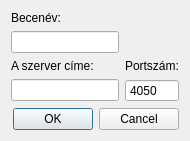
<?xml version="1.0" encoding="UTF-8"?>
<ui version="4.0">
 <class>ConnectToServerDialog</class>
 <widget class="QDialog" name="ConnectToServerDialog">
  <property name="windowModality">
   <enum>Qt::ApplicationModal</enum>
  </property>
  <property name="geometry">
   <rect>
    <x>0</x>
    <y>0</y>
    <width>324</width>
    <height>168</height>
   </rect>
  </property>
  <property name="windowTitle">
   <string>Csatlakozás...</string>
  </property>
  <property name="modal">
   <bool>true</bool>
  </property>
  <layout class="QVBoxLayout" name="verticalLayout">
   <property name="sizeConstraint">
    <enum>QLayout::SetFixedSize</enum>
   </property>
   <item>
    <layout class="QGridLayout" name="gridLayout">
     <item row="0" column="0">
      <widget class="QLabel" name="label">
       <property name="text">
        <string>Becenév:</string>
       </property>
      </widget>
     </item>
     <item row="1" column="0">
      <widget class="QLineEdit" name="nicknameField"/>
     </item>
     <item row="2" column="0">
      <widget class="QLabel" name="label_2">
       <property name="text">
        <string>A szerver címe:</string>
       </property>
      </widget>
     </item>
     <item row="2" column="1">
      <widget class="QLabel" name="label_3">
       <property name="text">
        <string>Portszám:</string>
       </property>
      </widget>
     </item>
     <item row="3" column="0">
      <widget class="QLineEdit" name="addressField">
       <property name="sizePolicy">
        <sizepolicy hsizetype="Expanding" vsizetype="Fixed">
         <horstretch>3</horstretch>
         <verstretch>0</verstretch>
        </sizepolicy>
       </property>
      </widget>
     </item>
     <item row="3" column="1">
      <widget class="QSpinBox" name="portField">
       <property name="sizePolicy">
        <sizepolicy hsizetype="Minimum" vsizetype="Fixed">
         <horstretch>1</horstretch>
         <verstretch>0</verstretch>
        </sizepolicy>
       </property>
       <property name="frame">
        <bool>true</bool>
       </property>
       <property name="buttonSymbols">
        <enum>QAbstractSpinBox::NoButtons</enum>
       </property>
       <property name="minimum">
        <number>1</number>
       </property>
       <property name="maximum">
        <number>65535</number>
       </property>
       <property name="value">
        <number>4050</number>
       </property>
      </widget>
     </item>
    </layout>
   </item>
   <item>
    <widget class="QDialogButtonBox" name="buttonBox">
     <property name="orientation">
      <enum>Qt::Horizontal</enum>
     </property>
     <property name="standardButtons">
      <set>QDialogButtonBox::Cancel|QDialogButtonBox::Ok</set>
     </property>
    </widget>
   </item>
  </layout>
 </widget>
 <resources/>
 <connections>
  <connection>
   <sender>buttonBox</sender>
   <signal>accepted()</signal>
   <receiver>ConnectToServerDialog</receiver>
   <slot>accept()</slot>
   <hints>
    <hint type="sourcelabel">
     <x>248</x>
     <y>254</y>
    </hint>
    <hint type="destinationlabel">
     <x>157</x>
     <y>274</y>
    </hint>
   </hints>
  </connection>
  <connection>
   <sender>buttonBox</sender>
   <signal>rejected()</signal>
   <receiver>ConnectToServerDialog</receiver>
   <slot>reject()</slot>
   <hints>
    <hint type="sourcelabel">
     <x>316</x>
     <y>260</y>
    </hint>
    <hint type="destinationlabel">
     <x>286</x>
     <y>274</y>
    </hint>
   </hints>
  </connection>
 </connections>
</ui>
